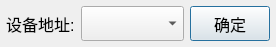
<?xml version="1.0" encoding="UTF-8"?>
<ui version="4.0">
 <class>dlgChangeAdd</class>
 <widget class="QDialog" name="dlgChangeAdd">
  <property name="geometry">
   <rect>
    <x>0</x>
    <y>0</y>
    <width>276</width>
    <height>47</height>
   </rect>
  </property>
  <property name="font">
   <font>
    <pointsize>12</pointsize>
   </font>
  </property>
  <property name="windowTitle">
   <string>修改灯具地址</string>
  </property>
  <layout class="QHBoxLayout" name="horizontalLayout">
   <property name="spacing">
    <number>6</number>
   </property>
   <property name="leftMargin">
    <number>6</number>
   </property>
   <property name="topMargin">
    <number>6</number>
   </property>
   <property name="rightMargin">
    <number>6</number>
   </property>
   <property name="bottomMargin">
    <number>6</number>
   </property>
   <item>
    <widget class="QLabel" name="label">
     <property name="sizePolicy">
      <sizepolicy hsizetype="Fixed" vsizetype="Preferred">
       <horstretch>0</horstretch>
       <verstretch>0</verstretch>
      </sizepolicy>
     </property>
     <property name="text">
      <string>设备地址:</string>
     </property>
    </widget>
   </item>
   <item>
    <widget class="QComboBox" name="comboBox">
     <property name="sizePolicy">
      <sizepolicy hsizetype="Preferred" vsizetype="Preferred">
       <horstretch>1</horstretch>
       <verstretch>0</verstretch>
      </sizepolicy>
     </property>
     <property name="font">
      <font>
       <pointsize>14</pointsize>
      </font>
     </property>
    </widget>
   </item>
   <item>
    <widget class="QPushButton" name="pushButton">
     <property name="sizePolicy">
      <sizepolicy hsizetype="Preferred" vsizetype="Preferred">
       <horstretch>0</horstretch>
       <verstretch>0</verstretch>
      </sizepolicy>
     </property>
     <property name="text">
      <string>确定</string>
     </property>
    </widget>
   </item>
  </layout>
 </widget>
 <resources/>
 <connections/>
</ui>
